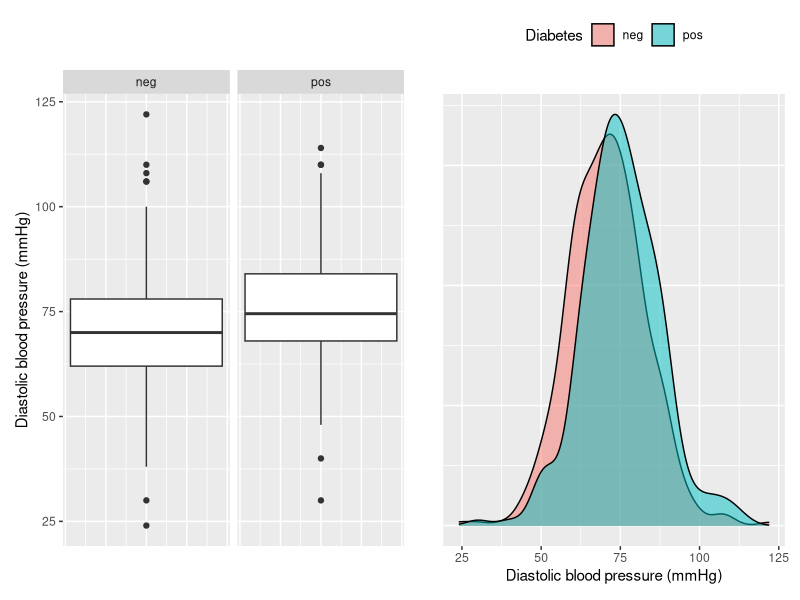
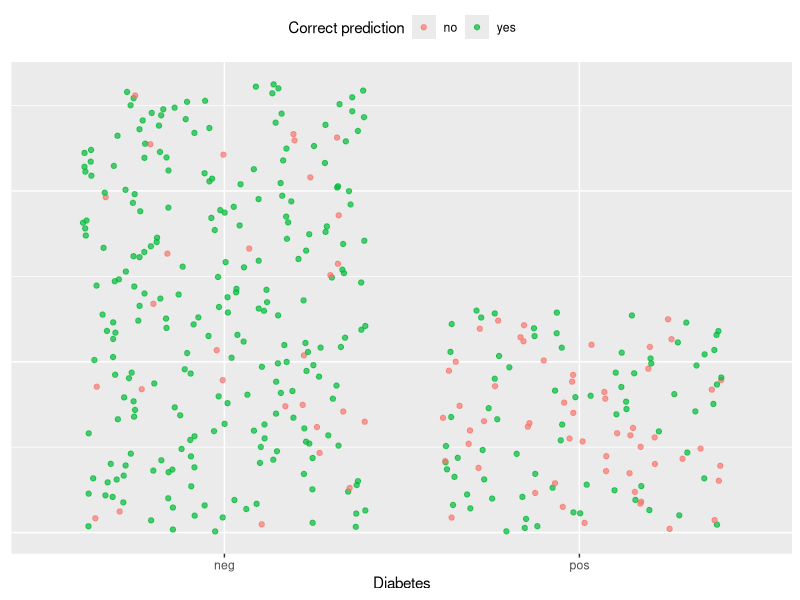

These charts were generated, in order, by the following R code:
## ---- chunk 1
#| code-fold: true
#| comment: Code
#| warning: false
library(tidyverse)
#install.packages("mlbench") # Install to get PimaIndiansDiabetes2 dataset
library(mlbench)
data("PimaIndiansDiabetes2") # Using 2 because it is a corrected version.
library(patchwork)
p1 <- PimaIndiansDiabetes2 |>
  ggplot(aes(y = pressure)) + 
  facet_grid(~ diabetes) +
  geom_boxplot() +
  theme(
    axis.text.x = element_blank(),  # Remove axis text
    axis.ticks.x = element_blank()  # Remove axis title
  ) +
  labs(y = "Diastolic blood pressure (mmHg)")
p2 <- PimaIndiansDiabetes2 |>
  ggplot(aes(x = pressure, fill = diabetes)) + 
  geom_density(alpha = 0.5) +
  theme(
    legend.position = "top",
    axis.text.y = element_blank(),  # Remove axis text
    axis.ticks.y = element_blank()  # Remove axis title
  ) +
  labs(
    x = "Diastolic blood pressure (mmHg)",
    y = "",
    fill = "Diabetes"
    )
p1 + p2
## ---- chunk 2
model <- glm(diabetes ~ pressure, data = PimaIndiansDiabetes2, family = "binomial")
model_summary <- model |> summary()
model_summary$coefficients
## ---- chunk 3
model <- PimaIndiansDiabetes2 |> 
  glm(formula = diabetes ~ pressure + mass, family = "binomial")
model |> summary()
## ---- chunk 4
model <- PimaIndiansDiabetes2 |> 
  glm(formula = diabetes ~ pressure + triceps, family = "binomial")
model |> summary()
## ---- chunk 5
# Triceps model
model_triceps <- PimaIndiansDiabetes2 |> 
  glm(formula = diabetes ~ pressure + triceps, family = "binomial")
model_triceps_summary <- model_triceps |> summary()
model_triceps_summary$aic
# Mass
model_bmi <- PimaIndiansDiabetes2 |> 
  glm(formula = diabetes ~ pressure + mass, family = "binomial")
model_bmi_summary <- model_bmi |> summary()
model_bmi_summary$aic
## ---- chunk 6
model <- PimaIndiansDiabetes2 |> 
  glm(formula = diabetes ~ ., family = "binomial")
model |> summary()
## ---- chunk 7
model <- PimaIndiansDiabetes2 |> 
  glm(formula = diabetes ~ . - pressure, family = "binomial")
model_summary <- model |> summary()
model_summary$aic
## ---- chunk 8
# Triceps model
model_triceps <- PimaIndiansDiabetes2 |> 
  glm(formula = diabetes ~ pressure + triceps, family = "binomial")
model_triceps |> predict(data.frame(pressure = 75, triceps = 30), type = "response")
## ---- chunk 9
# Triceps model
prediction_prob <- model_triceps |> predict(data.frame(pressure = 75, triceps = 30), type = "response")
ifelse(prediction_prob > 0.5, "pos", "neg")
## ---- chunk 10
model <- PimaIndiansDiabetes2 |> 
  glm(formula = diabetes ~ . - pressure, family = "binomial")
# Calculating the accuracy
accuracy <- PimaIndiansDiabetes2 |> 
  # Calculated the predicted probabilities for all observations
  mutate(predicted_prob = model |> predict(PimaIndiansDiabetes2, type = "response")) |> 
  # Predicting the outcome
  mutate(predicted_outcome = ifelse(predicted_prob > 0.5, "pos", "neg")) |> 
  # Dropping predictions with missing values
  filter(!is.na(predicted_outcome)) |> 
  # Summarizing Accuracy = # Correct predictions / # Total predictions
  summarize(accuracy = mean(predicted_outcome == diabetes)) |>
  # Pull accuracy to get the value
  pull(accuracy)

accuracy
## ---- chunk 11
#| warning: false
#| code-fold: true
#| comment: Code
library(scales)
hex <- hue_pal()(3)
set.seed(42) # For reproducibility
PimaIndiansDiabetes2 |> 
  # Calculated the predicted probabilities for all observations
  mutate(predicted_prob = model |> predict(PimaIndiansDiabetes2, type = "response")) |> 
  # Dropping predictions with missing values
  drop_na() |> 
  # Predicting the outcome
  mutate(predicted_outcome = factor(ifelse(predicted_prob > 0.5, "pos", "neg"))) |> 
  mutate(correct_prediction = factor(ifelse(predicted_outcome == diabetes, "yes", "no"))) |> 
  mutate(index = row_number(), .by = diabetes) |> 
  arrange(index) |> 
  ggplot(aes(x = diabetes, y = index, col = correct_prediction)) +
  geom_jitter(alpha = 0.7) +
  labs(
    x = "Diabetes",
    col = "Correct prediction") +
  scale_color_manual(values = c(hex[1], hex[2])) +
  theme(
    legend.position = "top",
    axis.title.y = element_blank(),
    axis.text.y = element_blank(),
    axis.ticks.y = element_blank(),
    )
